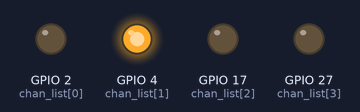
The program below on a simulated Raspberry Pi (BCM pin numbers). Parts: output pins drawn as LEDs (lit = HIGH). At 12.0 s the program stops and its outputs stay as they are.

Above: at 0.2 s.
At 12.1 s:
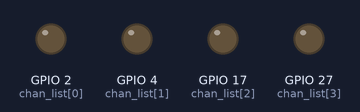
Timing chart, 0 to 13.5 s (numbered marks = the images above):
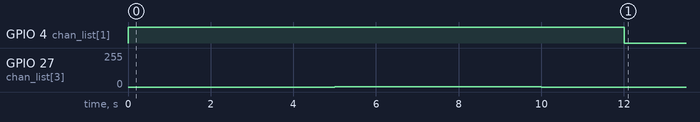

Measured:
- by itself, GPIO 4 (chan_list[1]): LOW → HIGH at 0.00 s, → LOW 12.0 s later
- by itself, GPIO 27 (chan_list[3]): 0/255 → 3/255 at 5.0 s, → 0/255 5.0 s later

The program:

4.g-pwm.py
```python
# -*- coding: utf-8 -*-
# 指定针脚输出，用来测定led灯的输出
import RPi.GPIO as GPIO
import time

GPIO.setmode(GPIO.BCM)
GPIO.setwarnings(False)

chan_list = [2,4,17,27]
GPIO.setup(chan_list, GPIO.OUT)


GPIO.output(17,0)
GPIO.output(2,0)
GPIO.output(4,1)

#设置27针脚为pwm模式
#p = GPIO.PWM(channel, frequency)
p = GPIO.PWM(27, 80)
p.start(1)
p.ChangeFrequency(5)
time.sleep(5)
p.ChangeFrequency(70)
time.sleep(5)
p.stop()


time.sleep(2)
GPIO.cleanup()
```
